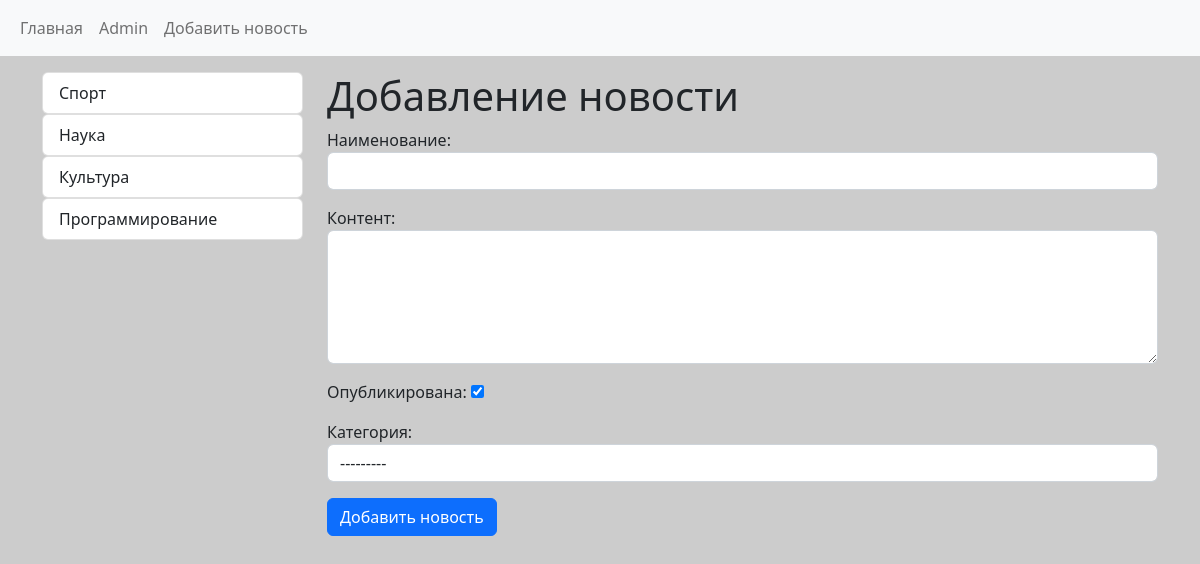
The page /news/add_news/ (signed in) on the database its author committed.
### news_act/models.py (models this page shows)
class Category(models.Model):
    title = models.CharField(max_length=50, verbose_name='Категория')
    def get_absolute_url(self):
        return reverse(viewname='category', kwargs={'category_id': self.pk})
    def __str__(self):
        return self.title
    class Meta:
        verbose_name = 'Категория'
        verbose_name_plural = 'Категории'
        ordering = ['title']

### news_act/views.py (the view)
# urls.py: path('news/add_news/', CreateNews.as_view(), name='add_news'),
class CreateNews(LoginRequiredMixin, CreateView):
    LoginRequiredMixin.login_url = '/admin/'
    form_class = NewsForm
    template_name = 'news_act/add_news.html'

### news_act/forms.py (shortened to what this page needs)
class NewsForm(forms.ModelForm):
    error_css_class = "error"
    class Meta:
        model = News
        fields = ['title', 'content', 'is_pub', 'category']
        widgets = {
            'title': forms.TextInput(attrs={'class': 'form-control'}),
            'content': forms.Textarea(attrs={'class': 'form-control', 'rows': 5}),
            'category': forms.Select(attrs={'class': 'form-control'})
        }

### news_act/templatetags/news_tags.py (called while the page is built)
@register.inclusion_tag(filename='news_act/list_categories.html')
def show_categories():
    categories = Category.objects.annotate(cnt=Count('get_news')).filter(cnt__gt=0)
    context = {
        'categories': categories
    }
    return context

### news_act/Templates/news_act/add_news.html (shortened to what this page needs)
{% extends 'base.html' %}
{% block SIDEBAR %}
        {% include 'inc/_sidebar.html' %}
{% endblock %}
{% block CONTENT %}
<h1>Добавление новости</h1>
<form action="{% url 'add_news' %}" method="post">
        {{ form.as_p }}
        <button type="submit" class="btn btn-primary btn-block"> Добавить новость </button>
</form>
{% endblock %}

### news_act/Templates/news_act/list_categories.html
{% for cat in categories %}
    <div class="list-group">
        <a href="{{ cat.get_absolute_url }}" type="button" class="list-group-item list-group-item-action">{{cat.title}}</a>
    </div>
{% endfor %}

### my_site/static/css/style.css (style rules this page uses)
body { background-color: #ccc; }

### rows shown on the page
Category: title "Спорт"
Category: title "Наука"
Category: title "Культура"
Category: title "Программирование"
